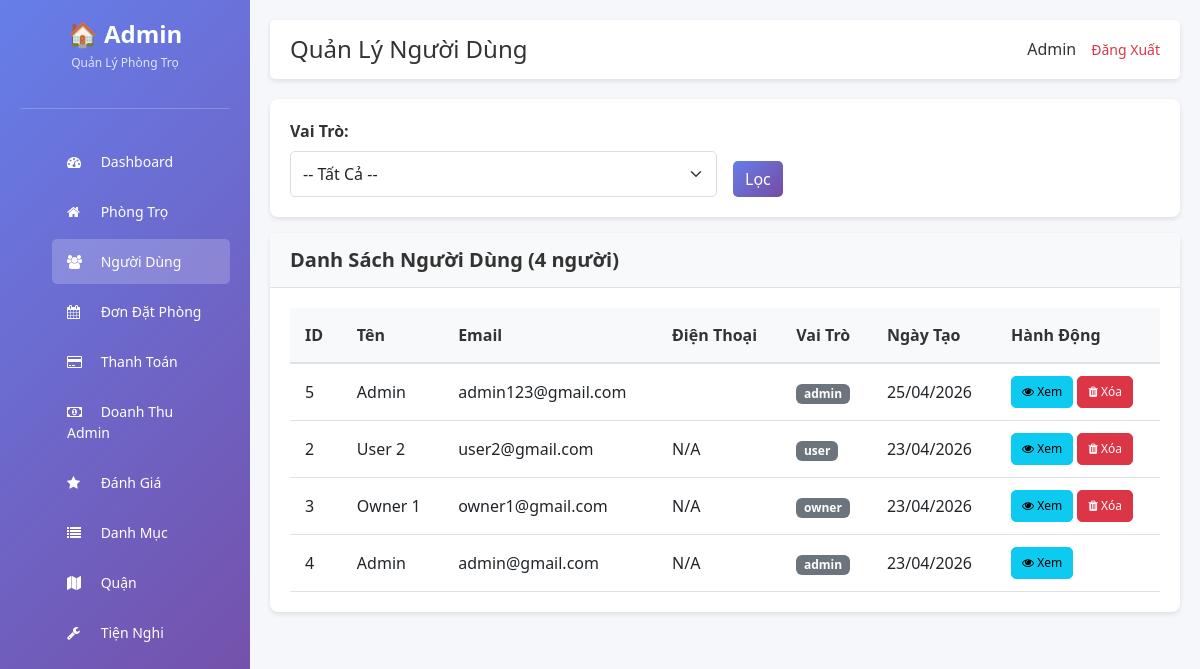
The page /public/admin/users.php (signed in) on the database as committed earlier.
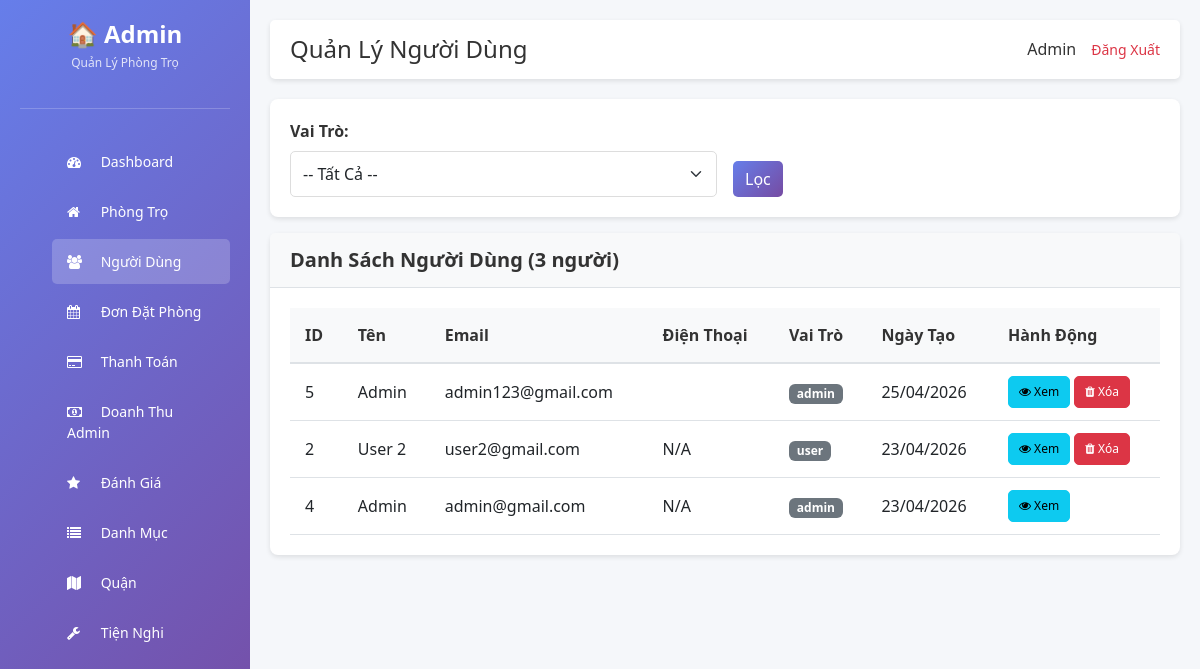
The same page on the database as committed later.
### tables this page shows
CREATE TABLE `users` (
  `id` int(11) NOT NULL,
  `name` varchar(100) DEFAULT NULL,
  `email` varchar(150) DEFAULT NULL,
  `password` varchar(255) DEFAULT NULL,
  `reset_token` varchar(64) DEFAULT NULL,
  `reset_expires` datetime DEFAULT NULL,
  `phone` varchar(20) DEFAULT NULL,
  `avatar` varchar(255) DEFAULT NULL,
  `role` enum('user','owner','admin') DEFAULT 'user',
  `created_at` timestamp NOT NULL DEFAULT current_timestamp(),
  `status` varchar(20) DEFAULT 'pending' COMMENT 'pending, approved, rejected, blocked'
);

### public/admin_init.php (called while the page is built, shortened)
<?php
require_once __DIR__ . '/../config/database.php';
require_once __DIR__ . '/../core/Database.php';
require_once __DIR__ . '/../core/User.php';
require_once __DIR__ . '/../app/controller/UserController.php';
require_once __DIR__ . '/../app/controller/ActivityLogController.php';
$db = new Database($conn);
?>

### app/controller/UserController.php (called while the page is built, shortened)
<?php
class UserController {
    private $user;
    public function __construct($db, $activityLog = null) {
        $this->user = new User($db);
    }
    public function listUsers() {
        $page = isset($_GET['page']) ? (int)$_GET['page'] : 1;
        $role = isset($_GET['role']) ? $_GET['role'] : '';
        $users = $this->user->getAll($page, ITEMS_PER_PAGE, $role);
        $total = $this->user->getTotal($role);
        $total_pages = ceil($total / ITEMS_PER_PAGE);
        return [
            'users' => $users,
            'total' => $total,
            'page' => $page,
            'total_pages' => $total_pages,
            'role' => $role
        ];
    }
}
?>

### core/User.php (called while the page is built, shortened)
<?php
class User {
    private $db;
    public function __construct($database) {
        $this->db = $database;
    }
    public function getAll($page = 1, $limit = ITEMS_PER_PAGE, $role = '') {
        $offset = ($page - 1) * $limit;
        $sql = "SELECT * FROM users";
        $sql .= " ORDER BY created_at DESC LIMIT $offset, $limit";
        return $this->db->getRows($sql);
    }
    public function getTotal($role = '') {
        $where = '';
        return $this->db->count('users', $where);
    }
}
?>

### core/Database.php (called while the page is built, shortened)
<?php
class Database {
    private $conn;
    public function __construct($connection) {
        $this->conn = $connection;
    }
    public function getRows($sql) {
        $result = $this->conn->query($sql);
        if ($result && $result->num_rows > 0) {
            $rows = [];
            while ($row = $result->fetch_assoc()) {
                $rows[] = $row;
            }
            return $rows;
        }
        return [];
    }
    public function count($table, $where = '') {
        $sql = "SELECT COUNT(*) as count FROM $table";
        $result = $this->conn->query($sql);
        if ($result) {
            $row = $result->fetch_assoc();
            return $row['count'];
        }
        return 0;
    }
}
?>

### public/admin/users.php (the view, shortened to what the changed rows need)
<?php
require_once __DIR__ . '/../admin_init.php';
$activityLog = new ActivityLog($db);
$controller = new UserController($db, $activityLog);
$data = $controller->listUsers();
?>
<!DOCTYPE html>
<html lang="vi">
<head>
    <link href="https://cdn.jsdelivr.net/npm/bootstrap@5.3.0/dist/css/bootstrap.min.css" rel="stylesheet">
    <link href="https://cdn.jsdelivr.net/npm/font-awesome@4.7.0/css/font-awesome.min.css" rel="stylesheet">
    <link href="<?php echo ADMIN_URL; ?>assets/css/style.css" rel="stylesheet">
</head>
<body>
    <div class="sidebar">
        <div class="logo">
            <h2>🏠 Admin</h2>
        </div>
    </div>
    <div class="main-content">
        <div class="topbar">
            <h1>Quản Lý Người Dùng</h1>
        </div>
        <div class="card">
            <div class="card-header">
                <h5 class="mb-0">Danh Sách Người Dùng (<?php echo $data['total']; ?> người)</h5>
            </div>
            <div class="card-body">
                <?php if (!empty($data['users'])): ?>
                <div class="table-responsive">
                    <table class="table table-hover">
                        <thead class="table-light">
                            <tr>
                                <th>ID</th>
                                <th>Tên</th>
                                <th>Email</th>
                                <th>Điện Thoại</th>
                                <th>Vai Trò</th>
                                <th>Ngày Tạo</th>
                                <th>Hành Động</th>
                            </tr>
                        </thead>
                        <tbody>
                            <?php foreach ($data['users'] as $user): ?>
                            <tr>
                                <td><?php echo $user['id']; ?></td>
                                <td><?php echo htmlspecialchars($user['name'] ?? 'N/A'); ?></td>
                                <td><?php echo htmlspecialchars($user['email'] ?? 'N/A'); ?></td>
                                <td><?php echo htmlspecialchars($user['phone'] ?? 'N/A'); ?></td>
                                <td>
                                    <span class="badge bg-secondary"><?php echo $user['role']; ?></span>
                                </td>
                                <td><?php echo date('d/m/Y', strtotime($user['created_at'])); ?></td>
                                <td>
                                    <a href="<?php echo ADMIN_URL . 'user_detail.php?id=' . $user['id']; ?>" class="btn btn-sm btn-info">
                                        <i class="fa fa-eye"></i> Xem
                                    </a>
                                    <?php if ($user['id'] !== $_SESSION['user_id']): ?>
                                    <a href="<?php echo ADMIN_URL . 'users.php?action=delete&id=' . $user['id']; ?>" class="btn btn-sm btn-danger" onclick="return confirm('Xóa người dùng này?');">
                                        <i class="fa fa-trash"></i> Xóa
                                    </a>
                                    <?php endif; ?>
                                </td>
                            </tr>
                            <?php endforeach; ?>
                        </tbody>
                    </table>
                </div>
                <?php else: ?>
                <div class="alert alert-info">Không có người dùng nào.</div>
                <?php endif; ?>
            </div>
        </div>
    </div>
</body>
</html>

Rows that differ between the two databases and show on the page:
removed users: id "3", name "Owner 1", email "owner1@gmail.com", phone "N/A", role "owner", created_at "23/04/2026"
Other text that changed with them:
$data['total']: "4" → "3"
